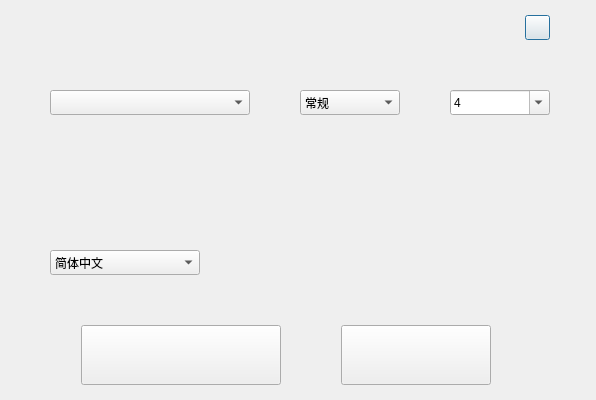
<?xml version="1.0" encoding="UTF-8"?>
<ui version="4.0">
 <class>FontClass</class>
 <widget class="QDialog" name="FontClass">
  <property name="geometry">
   <rect>
    <x>0</x>
    <y>0</y>
    <width>596</width>
    <height>400</height>
   </rect>
  </property>
  <property name="windowTitle">
   <string>字体设置</string>
  </property>
  <property name="windowIcon">
   <iconset resource="Notepad.qrc">
    <normaloff>:/icon/mainicon/picture_notepad/icon/icon_main_mainwindow.png</normaloff>:/icon/mainicon/picture_notepad/icon/icon_main_mainwindow.png</iconset>
  </property>
  <property name="windowOpacity">
   <double>5.000000000000000</double>
  </property>
  <property name="sizeGripEnabled">
   <bool>false</bool>
  </property>
  <widget class="QPushButton" name="pushButton_close_window">
   <property name="geometry">
    <rect>
     <x>525</x>
     <y>15</y>
     <width>25</width>
     <height>25</height>
    </rect>
   </property>
   <property name="styleSheet">
    <string notr="true">border-image: url(:/icon/manage/picture_notepad/icon/window_close.png);</string>
   </property>
   <property name="text">
    <string/>
   </property>
  </widget>
  <widget class="QPushButton" name="pushButton_close_dialog">
   <property name="geometry">
    <rect>
     <x>341</x>
     <y>325</y>
     <width>150</width>
     <height>60</height>
    </rect>
   </property>
   <property name="styleSheet">
    <string notr="true">border-image: url(:/picture_notepad/dialogicon/picture_notepad/icon/dialog_font_exit_normal.png);
border-image: url(:/picture_notepad/dialogicon/picture_notepad/icon/dialog_font_exit_pressed.png);</string>
   </property>
   <property name="text">
    <string/>
   </property>
  </widget>
  <widget class="QComboBox" name="comboBox_2">
   <property name="geometry">
    <rect>
     <x>300</x>
     <y>90</y>
     <width>100</width>
     <height>25</height>
    </rect>
   </property>
   <property name="contextMenuPolicy">
    <enum>Qt::DefaultContextMenu</enum>
   </property>
   <property name="autoFillBackground">
    <bool>false</bool>
   </property>
   <property name="styleSheet">
    <string notr="true"/>
   </property>
   <property name="editable">
    <bool>false</bool>
   </property>
   <property name="maxVisibleItems">
    <number>4</number>
   </property>
   <property name="maxCount">
    <number>2147483646</number>
   </property>
   <property name="insertPolicy">
    <enum>QComboBox::InsertAtBottom</enum>
   </property>
   <item>
    <property name="text">
     <string>常规</string>
    </property>
   </item>
   <item>
    <property name="text">
     <string>粗体</string>
    </property>
   </item>
   <item>
    <property name="text">
     <string>倾斜</string>
    </property>
   </item>
   <item>
    <property name="text">
     <string>粗体倾斜</string>
    </property>
   </item>
  </widget>
  <widget class="QComboBox" name="comboBox_3">
   <property name="geometry">
    <rect>
     <x>450</x>
     <y>90</y>
     <width>100</width>
     <height>25</height>
    </rect>
   </property>
   <property name="contextMenuPolicy">
    <enum>Qt::NoContextMenu</enum>
   </property>
   <property name="styleSheet">
    <string notr="true"/>
   </property>
   <property name="inputMethodHints">
    <set>Qt::ImhNone</set>
   </property>
   <property name="editable">
    <bool>true</bool>
   </property>
   <property name="currentText">
    <string>4</string>
   </property>
   <property name="maxVisibleItems">
    <number>7</number>
   </property>
   <property name="maxCount">
    <number>2147483646</number>
   </property>
   <item>
    <property name="text">
     <string>4</string>
    </property>
   </item>
   <item>
    <property name="text">
     <string>5</string>
    </property>
   </item>
   <item>
    <property name="text">
     <string>6</string>
    </property>
   </item>
   <item>
    <property name="text">
     <string>7</string>
    </property>
   </item>
   <item>
    <property name="text">
     <string>8</string>
    </property>
   </item>
   <item>
    <property name="text">
     <string>9</string>
    </property>
   </item>
   <item>
    <property name="text">
     <string>10</string>
    </property>
   </item>
   <item>
    <property name="text">
     <string>12</string>
    </property>
   </item>
   <item>
    <property name="text">
     <string>14</string>
    </property>
   </item>
   <item>
    <property name="text">
     <string>16</string>
    </property>
   </item>
   <item>
    <property name="text">
     <string>18</string>
    </property>
   </item>
   <item>
    <property name="text">
     <string>20</string>
    </property>
   </item>
   <item>
    <property name="text">
     <string>22</string>
    </property>
   </item>
   <item>
    <property name="text">
     <string>24</string>
    </property>
   </item>
   <item>
    <property name="text">
     <string>26</string>
    </property>
   </item>
   <item>
    <property name="text">
     <string>28</string>
    </property>
   </item>
   <item>
    <property name="text">
     <string>32</string>
    </property>
   </item>
   <item>
    <property name="text">
     <string>36</string>
    </property>
   </item>
   <item>
    <property name="text">
     <string>48</string>
    </property>
   </item>
   <item>
    <property name="text">
     <string>72</string>
    </property>
   </item>
  </widget>
  <widget class="QComboBox" name="comboBox_4">
   <property name="geometry">
    <rect>
     <x>50</x>
     <y>250</y>
     <width>150</width>
     <height>25</height>
    </rect>
   </property>
   <property name="styleSheet">
    <string notr="true"/>
   </property>
   <property name="editable">
    <bool>false</bool>
   </property>
   <property name="maxVisibleItems">
    <number>3</number>
   </property>
   <item>
    <property name="text">
     <string>简体中文</string>
    </property>
   </item>
   <item>
    <property name="text">
     <string>English</string>
    </property>
   </item>
   <item>
    <property name="text">
     <string>日本語</string>
    </property>
   </item>
  </widget>
  <widget class="QLabel" name="label_sample">
   <property name="geometry">
    <rect>
     <x>280</x>
     <y>230</y>
     <width>270</width>
     <height>65</height>
    </rect>
   </property>
   <property name="styleSheet">
    <string notr="true"/>
   </property>
   <property name="text">
    <string/>
   </property>
   <property name="alignment">
    <set>Qt::AlignCenter</set>
   </property>
  </widget>
  <widget class="QComboBox" name="comboBox_1">
   <property name="geometry">
    <rect>
     <x>50</x>
     <y>90</y>
     <width>200</width>
     <height>25</height>
    </rect>
   </property>
   <property name="contextMenuPolicy">
    <enum>Qt::DefaultContextMenu</enum>
   </property>
   <property name="autoFillBackground">
    <bool>false</bool>
   </property>
   <property name="styleSheet">
    <string notr="true"/>
   </property>
   <property name="editable">
    <bool>false</bool>
   </property>
   <property name="maxVisibleItems">
    <number>7</number>
   </property>
   <property name="maxCount">
    <number>2147483646</number>
   </property>
   <property name="insertPolicy">
    <enum>QComboBox::InsertAtBottom</enum>
   </property>
  </widget>
  <widget class="QPushButton" name="pushButton_accept_dialog">
   <property name="geometry">
    <rect>
     <x>81</x>
     <y>325</y>
     <width>200</width>
     <height>60</height>
    </rect>
   </property>
   <property name="styleSheet">
    <string notr="true">border-image: url(:/picture_notepad/dialogicon/picture_notepad/icon/dialog_font_accept_normal.png);
border-image: url(:/picture_notepad/dialogicon/picture_notepad/icon/dialog_font_accept_pressed.png);</string>
   </property>
   <property name="text">
    <string/>
   </property>
  </widget>
 </widget>
 <resources>
  <include location="Notepad.qrc"/>
 </resources>
 <connections/>
</ui>
